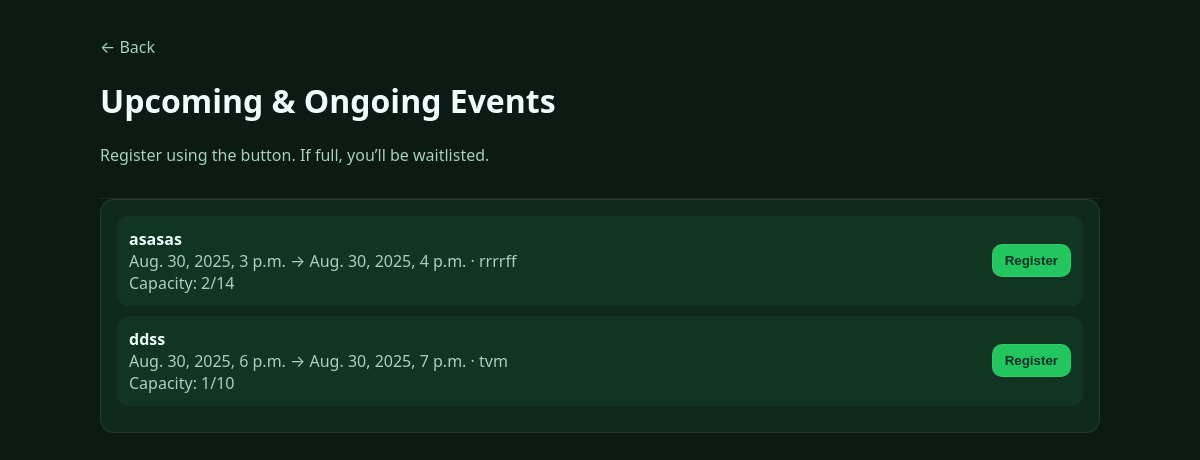
/events/active/ (signed in), run on the app's committed database.
### app/models.py (models this page shows, shortened)
class EventSlot(models.Model):
    activity = models.ForeignKey(Activity, on_delete=models.PROTECT, related_name="slots")
    start_at = models.DateTimeField()
    end_at = models.DateTimeField()
    max_participants = models.PositiveIntegerField()
    registered_count = models.PositiveIntegerField(default=0)  # denormalized
    location = models.CharField(max_length=200)
    notes = models.TextField(blank=True)
    class Meta:
        constraints = [
            CheckConstraint(check=Q(end_at__gt=F('start_at')), name="event_time_valid"),
            CheckConstraint(check=Q(registered_count__gte=0), name="event_regcnt_nonneg"),
        ]

class Activity(models.Model):
    TIER_CHOICES = [(2,"Tier 2"), (5,"Tier 5"), (8,"Tier 8")]
    title = models.CharField(max_length=120)
    description = models.TextField(blank=True)
    tier = models.IntegerField(choices=TIER_CHOICES)
    requires_proof = models.BooleanField(default=False)
    monthly_cap_per_student = models.PositiveIntegerField(null=True, blank=True)
    created_at = models.DateTimeField(auto_now_add=True)
    updated_at = models.DateTimeField(auto_now=True)

### app/views_extra.py (the view)
# urls.py: path('events/active/', vx.active_events, name='events_active'),
@login_required
def active_events(request):
    include_full = request.GET.get("include_full") == "true"
    now = timezone.now()
    qs = EventSlot.objects.filter(end_at__gte=now).select_related("activity")
    if not include_full:
        qs = qs.filter(registered_count__lt=F("max_participants"))
    return render(request, "events.html", {"events": qs})

### app/templates/events.html (shortened to what this page needs)
<!DOCTYPE html>
<html lang="en">
<head>
</head>
<body>
  <div class="container">
    <header>
      <a href="{% url 'home' %}">← Back</a>
      <h1>Upcoming & Ongoing Events</h1>
      <p class="muted">Register using the button. If full, you’ll be waitlisted.</p>
    </header>
    <section class="panel">
      {% if events %}
        {% for e in events %}
          <div class="item">
            <div>
              <strong>{{ e.activity.title }}</strong><br/>
              <span class="muted">{{ e.start_at }} → {{ e.end_at }} · {{ e.location }}</span><br/>
              <span class="muted">Capacity: {{ e.registered_count }}/{{ e.max_participants }}</span>
            </div>
            <form method="post" action="{% url 'register_event' %}">
              <button type="submit" class="btn">
                {% if e.registered_count >= e.max_participants %}Join Waitlist{% else %}Register{% endif %}
              </button>
            </form>
          </div>
        {% endfor %}
      {% else %}
        <p class="muted">No upcoming events.</p>
      {% endif %}
    </section>
  </div>
</body>
</html>

### app/templates/events.html (style rules this page uses)
body { margin:0; font-family:system-ui,-apple-system,Segoe UI,Roboto,Helvetica,Arial; background:#0b1a13; color:#ecfffa }
.container { max-width:1000px; margin:0 auto; padding:20px }
header { padding:16px 0; border-bottom:1px solid rgba(255,255,255,.08) }
a { color:#a6d1bf; text-decoration:none }
.panel { background:#0f2a1d; border:1px solid rgba(255,255,255,.08); border-radius:14px; padding:16px }
.item { display:flex; justify-content:space-between; align-items:center; padding:12px; border-radius:12px; background:#123423; margin-bottom:10px }
.btn { padding:8px 12px; border-radius:10px; border:1px solid rgba(255,255,255,.08); background:#22c55e; color:#052e2b; font-weight:800 }
.muted { color:#a6d1bf }

### data on the page
EventSlot: activity "asasas", start_at "Aug. 30, 2025, 3 p.m.", end_at "Aug. 30, 2025, 4 p.m.", location "rrrrff", registered_count "2", max_participants "14", shows "Register"
EventSlot: activity "ddss", start_at "Aug. 30, 2025, 6 p.m.", end_at "Aug. 30, 2025, 7 p.m.", location "tvm", registered_count "1", max_participants "10", shows "Register"
